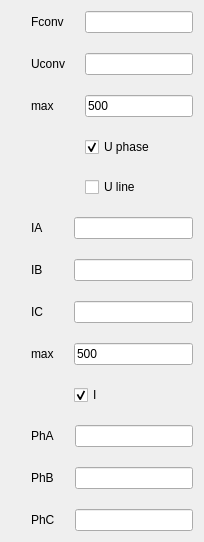
      <widget class="QWidget" name="tab_vector">
       <attribute name="title">
        <string>Vector</string>
       </attribute>
       <layout class="QGridLayout" name="gridLayout_19">
        <item row="0" column="0">
         <layout class="QHBoxLayout" name="horizontalLayout_20">
          <property name="spacing">
           <number>20</number>
          </property>
          <item>
           <widget class="QPaintWidget" name="widget_paintVector" native="true">
            <property name="sizePolicy">
             <sizepolicy hsizetype="Expanding" vsizetype="Expanding">
              <horstretch>0</horstretch>
              <verstretch>0</verstretch>
             </sizepolicy>
            </property>
           </widget>
          </item>
          <item>
           <layout class="QVBoxLayout" name="verticalLayout_23">
            <item>
             <layout class="QFormLayout" name="formLayout_10">
              <item row="0" column="0">
               <widget class="QLabel" name="label_Fconv">
                <property name="text">
                 <string>Fconv</string>
                </property>
               </widget>
              </item>
              <item row="0" column="1">
               <widget class="QLineEdit" name="lineEdit_Fconv">
                <property name="sizePolicy">
                 <sizepolicy hsizetype="Preferred" vsizetype="Fixed">
                  <horstretch>0</horstretch>
                  <verstretch>0</verstretch>
                 </sizepolicy>
                </property>
               </widget>
              </item>
              <item row="1" column="0">
               <widget class="QLabel" name="label_Uconv">
                <property name="text">
                 <string>Uconv</string>
                </property>
               </widget>
              </item>
              <item row="1" column="1">
               <widget class="QLineEdit" name="lineEdit_Uconv">
                <property name="sizePolicy">
                 <sizepolicy hsizetype="Preferred" vsizetype="Fixed">
                  <horstretch>0</horstretch>
                  <verstretch>0</verstretch>
                 </sizepolicy>
                </property>
               </widget>
              </item>
              <item row="2" column="0">
               <widget class="QLabel" name="label_uMax">
                <property name="text">
                 <string>max</string>
                </property>
               </widget>
              </item>
              <item row="2" column="1">
               <widget class="QLineEdit" name="lineEdit_UconvMax">
                <property name="sizePolicy">
                 <sizepolicy hsizetype="Preferred" vsizetype="Fixed">
                  <horstretch>0</horstretch>
                  <verstretch>0</verstretch>
                 </sizepolicy>
                </property>
                <property name="text">
                 <string>500</string>
                </property>
               </widget>
              </item>
              <item row="3" column="1">
               <widget class="QCheckBox" name="checkBox_uPh">
                <property name="sizePolicy">
                 <sizepolicy hsizetype="Preferred" vsizetype="Fixed">
                  <horstretch>0</horstretch>
                  <verstretch>0</verstretch>
                 </sizepolicy>
                </property>
                <property name="text">
                 <string>U phase</string>
                </property>
                <property name="checked">
                 <bool>true</bool>
                </property>
               </widget>
              </item>
              <item row="4" column="1">
               <widget class="QCheckBox" name="checkBox_uLine">
                <property name="text">
                 <string>U line</string>
                </property>
                <property name="checked">
                 <bool>false</bool>
                </property>
               </widget>
              </item>
             </layout>
            </item>
            <item>
             <layout class="QFormLayout" name="formLayout_9">
              <item row="0" column="0">
               <widget class="QLabel" name="label_Iconv_A">
                <property name="text">
                 <string>IA</string>
                </property>
               </widget>
              </item>
              <item row="0" column="1">
               <widget class="QLineEdit" name="lineEdit_IconvA">
                <property name="sizePolicy">
                 <sizepolicy hsizetype="Preferred" vsizetype="Fixed">
                  <horstretch>0</horstretch>
                  <verstretch>0</verstretch>
                 </sizepolicy>
                </property>
               </widget>
              </item>
              <item row="1" column="0">
               <widget class="QLabel" name="label_Iconv_B">
                <property name="text">
                 <string>IB</string>
                </property>
               </widget>
              </item>
              <item row="1" column="1">
               <widget class="QLineEdit" name="lineEdit_IconvB">
                <property name="sizePolicy">
                 <sizepolicy hsizetype="Preferred" vsizetype="Fixed">
                  <horstretch>0</horstretch>
                  <verstretch>0</verstretch>
                 </sizepolicy>
                </property>
               </widget>
              </item>
              <item row="2" column="0">
               <widget class="QLabel" name="label_Iconv_C">
                <property name="text">
                 <string>IC</string>
                </property>
               </widget>
              </item>
              <item row="2" column="1">
               <widget class="QLineEdit" name="lineEdit_IconvC">
                <property name="sizePolicy">
                 <sizepolicy hsizetype="Preferred" vsizetype="Fixed">
                  <horstretch>0</horstretch>
                  <verstretch>0</verstretch>
                 </sizepolicy>
                </property>
               </widget>
              </item>
              <item row="3" column="1">
               <widget class="QLineEdit" name="lineEdit_IconvMax">
                <property name="sizePolicy">
                 <sizepolicy hsizetype="Preferred" vsizetype="Fixed">
                  <horstretch>0</horstretch>
                  <verstretch>0</verstretch>
                 </sizepolicy>
                </property>
                <property name="text">
                 <string>500</string>
                </property>
               </widget>
              </item>
              <item row="3" column="0">
               <widget class="QLabel" name="label_iMax">
                <property name="text">
                 <string>max</string>
                </property>
               </widget>
              </item>
              <item row="4" column="1">
               <widget class="QCheckBox" name="checkBox_i">
                <property name="text">
                 <string>I</string>
                </property>
                <property name="checked">
                 <bool>true</bool>
                </property>
               </widget>
              </item>
             </layout>
            </item>
            <item>
             <layout class="QFormLayout" name="formLayout_8">
              <item row="0" column="0">
               <widget class="QLabel" name="label_Iconv_PhA">
                <property name="text">
                 <string>PhA</string>
                </property>
               </widget>
              </item>
              <item row="0" column="1">
               <widget class="QLineEdit" name="lineEdit_PhA">
                <property name="sizePolicy">
                 <sizepolicy hsizetype="Preferred" vsizetype="Fixed">
                  <horstretch>0</horstretch>
                  <verstretch>0</verstretch>
                 </sizepolicy>
                </property>
                <property name="text">
                 <string/>
                </property>
               </widget>
              </item>
              <item row="1" column="0">
               <widget class="QLabel" name="label_Iconv_PhB">
                <property name="text">
                 <string>PhB</string>
                </property>
               </widget>
              </item>
              <item row="1" column="1">
               <widget class="QLineEdit" name="lineEdit_PhB">
                <property name="sizePolicy">
                 <sizepolicy hsizetype="Preferred" vsizetype="Fixed">
                  <horstretch>0</horstretch>
                  <verstretch>0</verstretch>
                 </sizepolicy>
                </property>
                <property name="text">
                 <string/>
                </property>
               </widget>
              </item>
              <item row="2" column="0">
               <widget class="QLabel" name="label_Iconv_PhC">
                <property name="text">
                 <string>PhC</string>
                </property>
               </widget>
              </item>
              <item row="2" column="1">
               <widget class="QLineEdit" name="lineEdit_PhC">
                <property name="sizePolicy">
                 <sizepolicy hsizetype="Preferred" vsizetype="Fixed">
                  <horstretch>0</horstretch>
                  <verstretch>0</verstretch>
                 </sizepolicy>
                </property>
                <property name="text">
                 <string/>
                </property>
               </widget>
              </item>
             </layout>
            </item>
           </layout>
          </item>
         </layout>
        </item>
       </layout>
      </widget>
